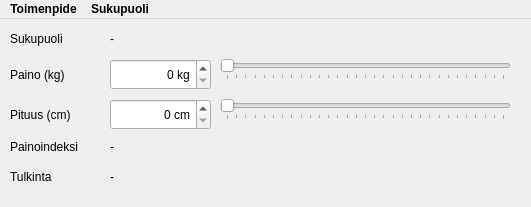
<?xml version="1.0" encoding="UTF-8"?>
<ui version="4.0">
 <class>Bmilaskuri</class>
 <widget class="QMainWindow" name="Bmilaskuri">
  <property name="geometry">
   <rect>
    <x>0</x>
    <y>0</y>
    <width>531</width>
    <height>207</height>
   </rect>
  </property>
  <property name="windowTitle">
   <string>Painoindeksilaskin</string>
  </property>
  <widget class="QWidget" name="centralWidget">
   <widget class="QLabel" name="text_gender">
    <property name="geometry">
     <rect>
      <x>10</x>
      <y>10</y>
      <width>71</width>
      <height>20</height>
     </rect>
    </property>
    <property name="text">
     <string>Sukupuoli</string>
    </property>
   </widget>
   <widget class="QLabel" name="arvo_gender">
    <property name="geometry">
     <rect>
      <x>110</x>
      <y>10</y>
      <width>121</width>
      <height>20</height>
     </rect>
    </property>
    <property name="text">
     <string>-</string>
    </property>
   </widget>
   <widget class="QLabel" name="text_paino">
    <property name="geometry">
     <rect>
      <x>10</x>
      <y>40</y>
      <width>81</width>
      <height>31</height>
     </rect>
    </property>
    <property name="text">
     <string>Paino (kg)</string>
    </property>
   </widget>
   <widget class="QLabel" name="text_pituus">
    <property name="geometry">
     <rect>
      <x>10</x>
      <y>80</y>
      <width>81</width>
      <height>31</height>
     </rect>
    </property>
    <property name="text">
     <string>Pituus (cm)</string>
    </property>
   </widget>
   <widget class="QSpinBox" name="spin_paino">
    <property name="geometry">
     <rect>
      <x>110</x>
      <y>40</y>
      <width>101</width>
      <height>31</height>
     </rect>
    </property>
    <property name="alignment">
     <set>Qt::AlignRight|Qt::AlignTrailing|Qt::AlignVCenter</set>
    </property>
    <property name="suffix">
     <string> kg</string>
    </property>
    <property name="maximum">
     <number>300</number>
    </property>
   </widget>
   <widget class="QSpinBox" name="spin_pituus">
    <property name="geometry">
     <rect>
      <x>110</x>
      <y>80</y>
      <width>101</width>
      <height>31</height>
     </rect>
    </property>
    <property name="alignment">
     <set>Qt::AlignRight|Qt::AlignTrailing|Qt::AlignVCenter</set>
    </property>
    <property name="suffix">
     <string> cm</string>
    </property>
    <property name="maximum">
     <number>300</number>
    </property>
   </widget>
   <widget class="QSlider" name="slider_paino">
    <property name="geometry">
     <rect>
      <x>220</x>
      <y>40</y>
      <width>291</width>
      <height>21</height>
     </rect>
    </property>
    <property name="maximum">
     <number>300</number>
    </property>
    <property name="orientation">
     <enum>Qt::Horizontal</enum>
    </property>
    <property name="tickPosition">
     <enum>QSlider::TicksBelow</enum>
    </property>
    <property name="tickInterval">
     <number>10</number>
    </property>
   </widget>
   <widget class="QSlider" name="slider_pituus">
    <property name="geometry">
     <rect>
      <x>220</x>
      <y>80</y>
      <width>291</width>
      <height>21</height>
     </rect>
    </property>
    <property name="maximum">
     <number>300</number>
    </property>
    <property name="orientation">
     <enum>Qt::Horizontal</enum>
    </property>
    <property name="tickPosition">
     <enum>QSlider::TicksBelow</enum>
    </property>
    <property name="tickInterval">
     <number>10</number>
    </property>
   </widget>
   <widget class="QLabel" name="text_indeksi">
    <property name="geometry">
     <rect>
      <x>10</x>
      <y>120</y>
      <width>91</width>
      <height>16</height>
     </rect>
    </property>
    <property name="text">
     <string>Painoindeksi</string>
    </property>
   </widget>
   <widget class="QLabel" name="arvo_indeksi">
    <property name="geometry">
     <rect>
      <x>110</x>
      <y>120</y>
      <width>131</width>
      <height>16</height>
     </rect>
    </property>
    <property name="text">
     <string>-</string>
    </property>
   </widget>
   <widget class="QLabel" name="text_tulkinta">
    <property name="geometry">
     <rect>
      <x>10</x>
      <y>150</y>
      <width>81</width>
      <height>16</height>
     </rect>
    </property>
    <property name="text">
     <string>Tulkinta</string>
    </property>
   </widget>
   <widget class="QLabel" name="arvo_tulkinta">
    <property name="geometry">
     <rect>
      <x>110</x>
      <y>150</y>
      <width>141</width>
      <height>16</height>
     </rect>
    </property>
    <property name="text">
     <string>-</string>
    </property>
   </widget>
  </widget>
  <widget class="QMenuBar" name="menuBar">
   <property name="geometry">
    <rect>
     <x>0</x>
     <y>0</y>
     <width>531</width>
     <height>27</height>
    </rect>
   </property>
   <property name="font">
    <font>
     <weight>75</weight>
     <bold>true</bold>
    </font>
   </property>
   <widget class="QMenu" name="menuToimenpide">
    <property name="font">
     <font>
      <weight>50</weight>
      <bold>false</bold>
     </font>
    </property>
    <property name="title">
     <string>Toimenpide</string>
    </property>
    <addaction name="actionAlkutila"/>
    <addaction name="actionLopeta"/>
   </widget>
   <widget class="QMenu" name="menuSukupuoli">
    <property name="contextMenuPolicy">
     <enum>Qt::DefaultContextMenu</enum>
    </property>
    <property name="title">
     <string>Sukupuoli</string>
    </property>
    <addaction name="actionNainen"/>
    <addaction name="actionMies"/>
   </widget>
   <addaction name="menuToimenpide"/>
   <addaction name="menuSukupuoli"/>
  </widget>
  <action name="actionAlkutila">
   <property name="text">
    <string>Alkutila</string>
   </property>
  </action>
  <action name="actionLopeta">
   <property name="text">
    <string>Lopeta</string>
   </property>
  </action>
  <action name="actionNainen">
   <property name="checkable">
    <bool>true</bool>
   </property>
   <property name="checked">
    <bool>false</bool>
   </property>
   <property name="text">
    <string>Nainen</string>
   </property>
  </action>
  <action name="actionMies">
   <property name="checkable">
    <bool>true</bool>
   </property>
   <property name="text">
    <string>Mies</string>
   </property>
  </action>
 </widget>
 <layoutdefault spacing="6" margin="11"/>
 <resources/>
 <connections>
  <connection>
   <sender>spin_paino</sender>
   <signal>valueChanged(int)</signal>
   <receiver>slider_paino</receiver>
   <slot>setValue(int)</slot>
   <hints>
    <hint type="sourcelabel">
     <x>119</x>
     <y>96</y>
    </hint>
    <hint type="destinationlabel">
     <x>239</x>
     <y>87</y>
    </hint>
   </hints>
  </connection>
  <connection>
   <sender>slider_paino</sender>
   <signal>valueChanged(int)</signal>
   <receiver>spin_paino</receiver>
   <slot>setValue(int)</slot>
   <hints>
    <hint type="sourcelabel">
     <x>237</x>
     <y>87</y>
    </hint>
    <hint type="destinationlabel">
     <x>144</x>
     <y>97</y>
    </hint>
   </hints>
  </connection>
  <connection>
   <sender>spin_pituus</sender>
   <signal>valueChanged(int)</signal>
   <receiver>slider_pituus</receiver>
   <slot>setValue(int)</slot>
   <hints>
    <hint type="sourcelabel">
     <x>137</x>
     <y>129</y>
    </hint>
    <hint type="destinationlabel">
     <x>245</x>
     <y>127</y>
    </hint>
   </hints>
  </connection>
  <connection>
   <sender>slider_pituus</sender>
   <signal>valueChanged(int)</signal>
   <receiver>spin_pituus</receiver>
   <slot>setValue(int)</slot>
   <hints>
    <hint type="sourcelabel">
     <x>235</x>
     <y>127</y>
    </hint>
    <hint type="destinationlabel">
     <x>134</x>
     <y>136</y>
    </hint>
   </hints>
  </connection>
 </connections>
</ui>
